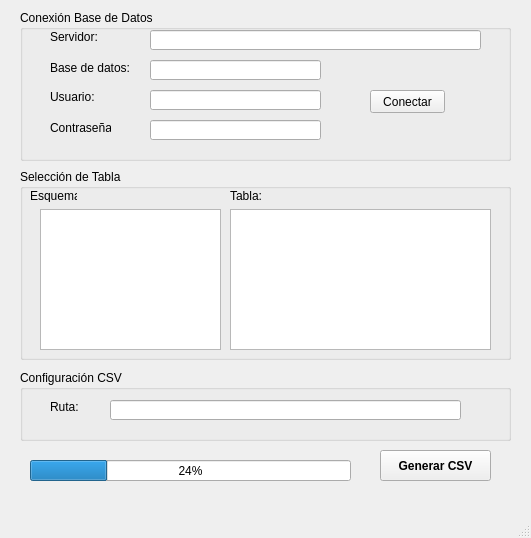
<?xml version="1.0" encoding="UTF-8"?>
<ui version="4.0">
 <class>MainWindow</class>
 <widget class="QMainWindow" name="MainWindow">
  <property name="geometry">
   <rect>
    <x>0</x>
    <y>0</y>
    <width>531</width>
    <height>538</height>
   </rect>
  </property>
  <property name="windowTitle">
   <string>table2csv - Exporta tabla a csv</string>
  </property>
  <property name="windowIcon">
   <iconset>
    <normaloff>table.ico</normaloff>table.ico</iconset>
  </property>
  <widget class="QWidget" name="ctrlWidget">
   <widget class="QGroupBox" name="gbxConexionBD">
    <property name="geometry">
     <rect>
      <x>20</x>
      <y>10</y>
      <width>491</width>
      <height>151</height>
     </rect>
    </property>
    <property name="title">
     <string>Conexión Base de Datos</string>
    </property>
    <widget class="QLineEdit" name="ledServidor">
     <property name="geometry">
      <rect>
       <x>130</x>
       <y>20</y>
       <width>331</width>
       <height>20</height>
      </rect>
     </property>
    </widget>
    <widget class="QLineEdit" name="ledBD">
     <property name="geometry">
      <rect>
       <x>130</x>
       <y>50</y>
       <width>171</width>
       <height>20</height>
      </rect>
     </property>
    </widget>
    <widget class="QLineEdit" name="ledUsuario">
     <property name="geometry">
      <rect>
       <x>130</x>
       <y>80</y>
       <width>171</width>
       <height>20</height>
      </rect>
     </property>
    </widget>
    <widget class="QLineEdit" name="ledContrasena">
     <property name="geometry">
      <rect>
       <x>130</x>
       <y>110</y>
       <width>171</width>
       <height>20</height>
      </rect>
     </property>
     <property name="echoMode">
      <enum>QLineEdit::Password</enum>
     </property>
    </widget>
    <widget class="QPushButton" name="pbuConectar">
     <property name="geometry">
      <rect>
       <x>350</x>
       <y>80</y>
       <width>75</width>
       <height>23</height>
      </rect>
     </property>
     <property name="text">
      <string>Conectar</string>
     </property>
    </widget>
    <widget class="QLabel" name="labServidor">
     <property name="geometry">
      <rect>
       <x>30</x>
       <y>20</y>
       <width>47</width>
       <height>13</height>
      </rect>
     </property>
     <property name="text">
      <string>Servidor:</string>
     </property>
    </widget>
    <widget class="QLabel" name="labBD">
     <property name="geometry">
      <rect>
       <x>30</x>
       <y>50</y>
       <width>81</width>
       <height>16</height>
      </rect>
     </property>
     <property name="text">
      <string>Base de datos:</string>
     </property>
    </widget>
    <widget class="QLabel" name="LabUsuario">
     <property name="geometry">
      <rect>
       <x>30</x>
       <y>80</y>
       <width>47</width>
       <height>13</height>
      </rect>
     </property>
     <property name="text">
      <string>Usuario:</string>
     </property>
    </widget>
    <widget class="QLabel" name="labContrasena">
     <property name="geometry">
      <rect>
       <x>30</x>
       <y>110</y>
       <width>61</width>
       <height>16</height>
      </rect>
     </property>
     <property name="text">
      <string>Contraseña</string>
     </property>
    </widget>
   </widget>
   <widget class="QGroupBox" name="gbxSeleccionTabla">
    <property name="geometry">
     <rect>
      <x>20</x>
      <y>169</y>
      <width>491</width>
      <height>191</height>
     </rect>
    </property>
    <property name="title">
     <string>Selección de Tabla</string>
    </property>
    <widget class="QLabel" name="labEsquema">
     <property name="geometry">
      <rect>
       <x>10</x>
       <y>20</y>
       <width>47</width>
       <height>13</height>
      </rect>
     </property>
     <property name="text">
      <string>Esquema:</string>
     </property>
    </widget>
    <widget class="QLabel" name="labTabla">
     <property name="geometry">
      <rect>
       <x>210</x>
       <y>20</y>
       <width>47</width>
       <height>13</height>
      </rect>
     </property>
     <property name="text">
      <string>Tabla:</string>
     </property>
    </widget>
    <widget class="QListWidget" name="lstEsquema">
     <property name="geometry">
      <rect>
       <x>20</x>
       <y>40</y>
       <width>181</width>
       <height>141</height>
      </rect>
     </property>
    </widget>
    <widget class="QListWidget" name="lstTabla">
     <property name="geometry">
      <rect>
       <x>210</x>
       <y>40</y>
       <width>261</width>
       <height>141</height>
      </rect>
     </property>
    </widget>
   </widget>
   <widget class="QProgressBar" name="pbaGeneraCSV">
    <property name="geometry">
     <rect>
      <x>30</x>
      <y>460</y>
      <width>321</width>
      <height>21</height>
     </rect>
    </property>
    <property name="value">
     <number>24</number>
    </property>
   </widget>
   <widget class="QPushButton" name="pbuGeneraCSV">
    <property name="geometry">
     <rect>
      <x>380</x>
      <y>450</y>
      <width>111</width>
      <height>31</height>
     </rect>
    </property>
    <property name="font">
     <font>
      <pointsize>9</pointsize>
      <weight>75</weight>
      <bold>true</bold>
     </font>
    </property>
    <property name="text">
     <string>Generar CSV</string>
    </property>
   </widget>
   <widget class="QGroupBox" name="gbxConfiguraCSV">
    <property name="geometry">
     <rect>
      <x>20</x>
      <y>370</y>
      <width>491</width>
      <height>71</height>
     </rect>
    </property>
    <property name="title">
     <string>Configuración CSV</string>
    </property>
    <widget class="QLineEdit" name="ledRuta">
     <property name="geometry">
      <rect>
       <x>90</x>
       <y>30</y>
       <width>351</width>
       <height>20</height>
      </rect>
     </property>
    </widget>
    <widget class="QLabel" name="labRuta">
     <property name="geometry">
      <rect>
       <x>30</x>
       <y>30</y>
       <width>47</width>
       <height>13</height>
      </rect>
     </property>
     <property name="text">
      <string>Ruta:</string>
     </property>
    </widget>
   </widget>
  </widget>
  <widget class="QMenuBar" name="menubar">
   <property name="geometry">
    <rect>
     <x>0</x>
     <y>0</y>
     <width>531</width>
     <height>21</height>
    </rect>
   </property>
  </widget>
  <widget class="QStatusBar" name="statusbar"/>
 </widget>
 <resources/>
 <connections>
  <connection>
   <sender>pbuConectar</sender>
   <signal>clicked()</signal>
   <receiver>gbxConexionBD</receiver>
   <slot>update()</slot>
   <hints>
    <hint type="sourcelabel">
     <x>407</x>
     <y>122</y>
    </hint>
    <hint type="destinationlabel">
     <x>265</x>
     <y>106</y>
    </hint>
   </hints>
  </connection>
  <connection>
   <sender>lstEsquema</sender>
   <signal>itemClicked(QListWidgetItem*)</signal>
   <receiver>gbxSeleccionTabla</receiver>
   <slot>update()</slot>
   <hints>
    <hint type="sourcelabel">
     <x>120</x>
     <y>300</y>
    </hint>
    <hint type="destinationlabel">
     <x>265</x>
     <y>285</y>
    </hint>
   </hints>
  </connection>
  <connection>
   <sender>pbuConectar</sender>
   <signal>clicked()</signal>
   <receiver>lstEsquema</receiver>
   <slot>update()</slot>
   <hints>
    <hint type="sourcelabel">
     <x>407</x>
     <y>122</y>
    </hint>
    <hint type="destinationlabel">
     <x>120</x>
     <y>300</y>
    </hint>
   </hints>
  </connection>
 </connections>
</ui>
